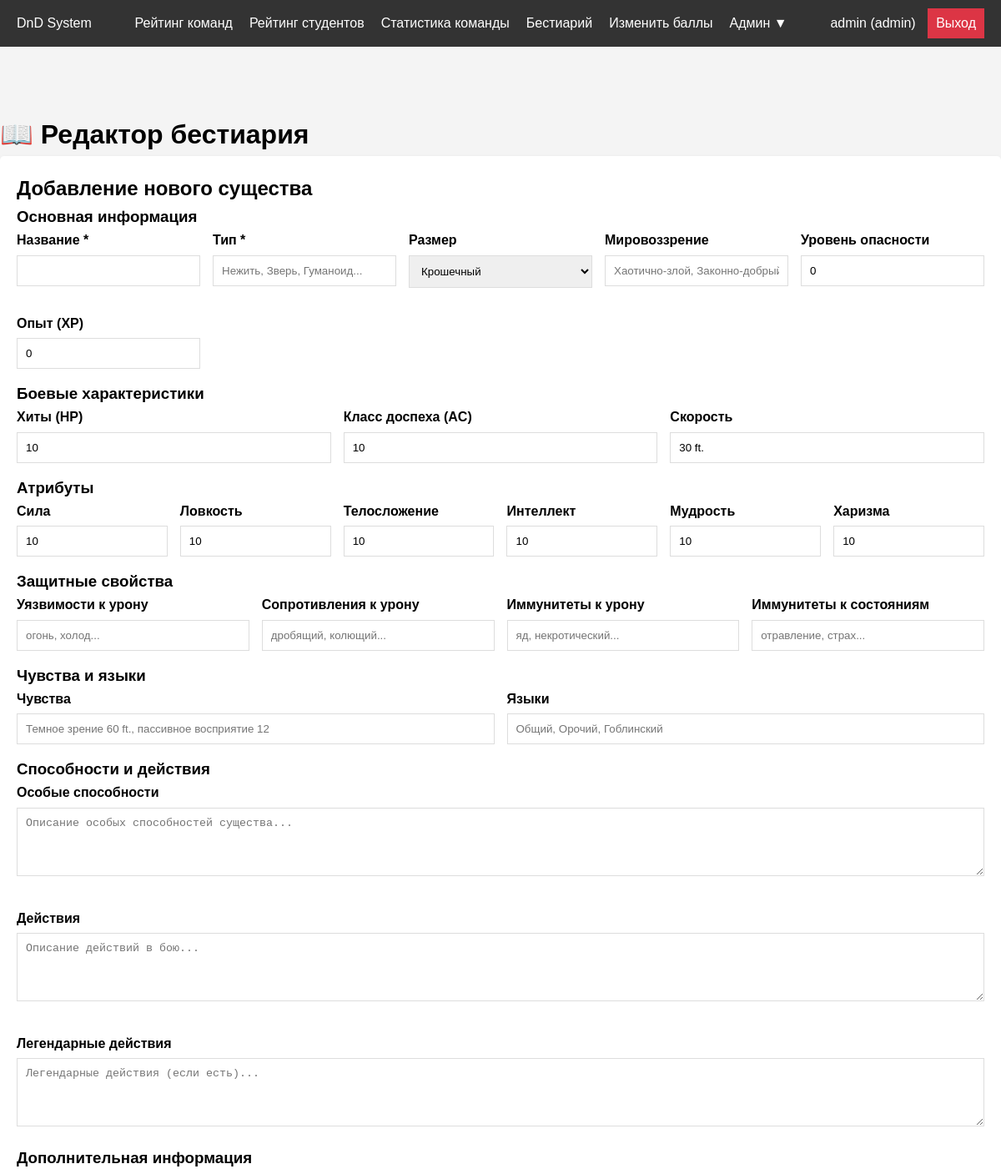
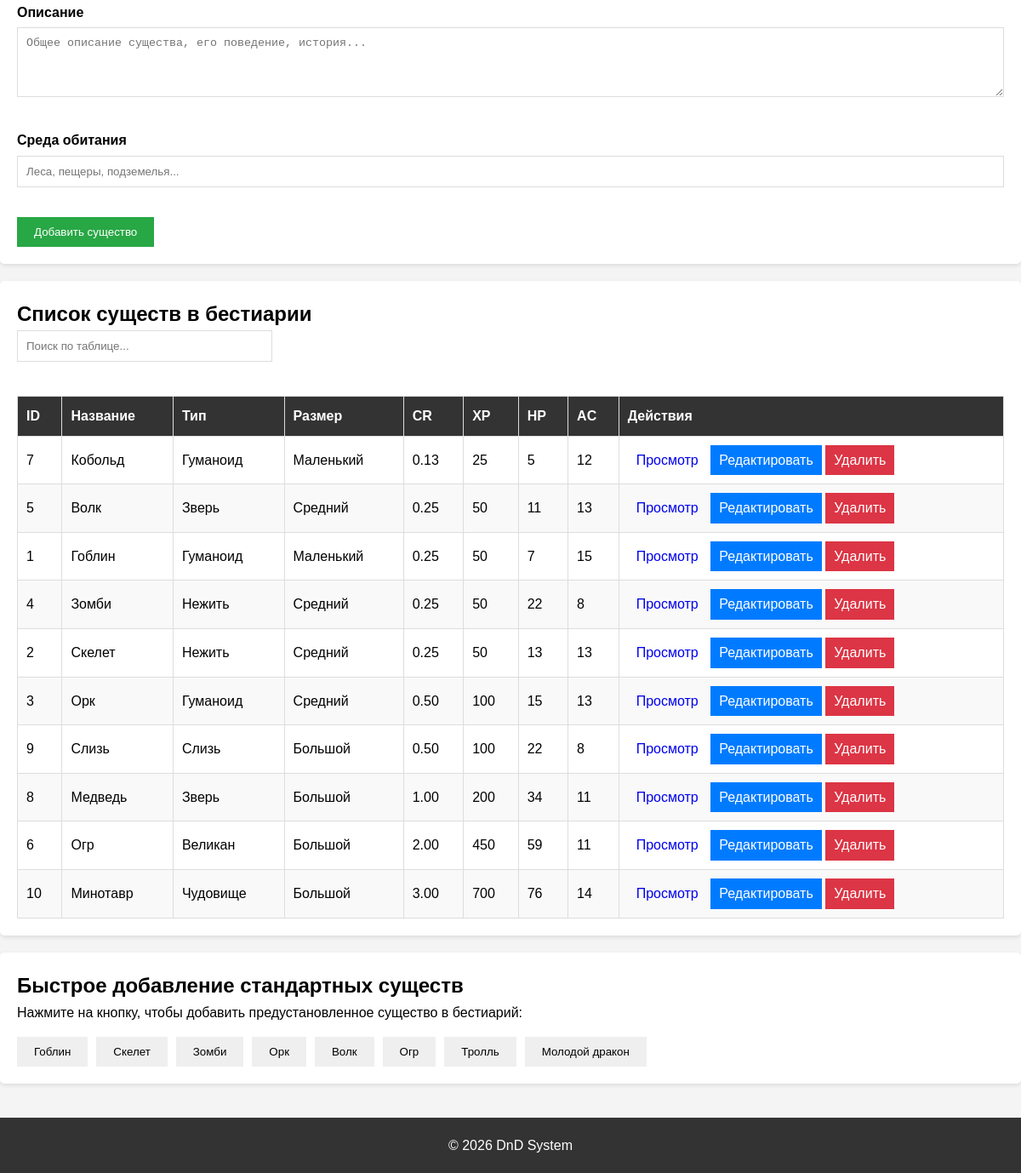
The page /fNAF/dnd-site/admin/bestiary.php (signed in) on the database its author committed (2 pictures, top to bottom).
### tables this page shows
CREATE TABLE `BESTIARY` (
  `creature_id` int(10) UNSIGNED NOT NULL,
  `name` varchar(50) NOT NULL,
  `type` varchar(30) NOT NULL,
  `size` enum('tiny','small','medium','large','huge','gargantuan') NOT NULL DEFAULT 'medium',
  `alignment` varchar(30) DEFAULT NULL,
  `challenge_rating` decimal(4,2) UNSIGNED NOT NULL DEFAULT 0.00,
  `experience_points` int(11) NOT NULL DEFAULT 0,
  `hp` int(11) NOT NULL DEFAULT 10,
  `armor_class` int(11) NOT NULL DEFAULT 10,
  `speed` varchar(100) NOT NULL DEFAULT '30 ft.',
  `strength` int(11) NOT NULL DEFAULT 10,
  `dexterity` int(11) NOT NULL DEFAULT 10,
  `constitution` int(11) NOT NULL DEFAULT 10,
  `intelligence` int(11) NOT NULL DEFAULT 10,
  `wisdom` int(11) NOT NULL DEFAULT 10,
  `charisma` int(11) NOT NULL DEFAULT 10,
  `damage_vulnerabilities` text DEFAULT NULL,
  `damage_resistances` text DEFAULT NULL,
  `damage_immunities` text DEFAULT NULL,
  `condition_immunities` text DEFAULT NULL,
  `senses` text DEFAULT NULL,
  `languages` text DEFAULT NULL,
  `special_abilities` text DEFAULT NULL,
  `actions` text DEFAULT NULL,
  `legendary_actions` text DEFAULT NULL,
  `description` text DEFAULT NULL,
  `habitat` text DEFAULT NULL,
  `created_at` timestamp NULL DEFAULT current_timestamp(),
  `updated_at` timestamp NULL DEFAULT current_timestamp() ON UPDATE current_timestamp()
);

### fNAF/dnd-site/admin/bestiary.php (the view, shortened to what this page needs)
<?php
require_once '../includes/header.php';
$pdo = getDBConnection();
$editCreature = null;
$creatures = $pdo->query("SELECT * FROM BESTIARY ORDER BY challenge_rating, name")->fetchAll();
$sizes = ['tiny', 'small', 'medium', 'large', 'huge', 'gargantuan'];
$sizeLabels = [
    'tiny' => 'Крошечный',
    'small' => 'Маленький',
    'medium' => 'Средний',
    'large' => 'Большой',
    'huge' => 'Огромный',
    'gargantuan' => 'Исполинский'
];
?>
<h1>📖 Редактор бестиария</h1>
<div class="card">
    <h2><?= $editCreature ? 'Редактирование существа' : 'Добавление нового существа' ?></h2>
    <form method="POST">
        <h3>Основная информация</h3>
        <div style="display: grid; grid-template-columns: repeat(auto-fit, minmax(200px, 1fr)); gap: 15px;">
            <div class="form-group">
                <label for="name">Название *</label>
                <input type="text" id="name" name="name" required maxlength="50"
                       value="<?= htmlspecialchars($editCreature['name'] ?? '') ?>">
            </div>
            <div class="form-group">
                <label for="type">Тип *</label>
                <input type="text" id="type" name="type" required maxlength="30"
                       placeholder="Нежить, Зверь, Гуманоид..."
                       value="<?= htmlspecialchars($editCreature['type'] ?? '') ?>">
            </div>
            <div class="form-group">
                <label for="size">Размер</label>
                <select name="size" id="size">
                    <?php foreach ($sizes as $size): ?>
                        <option value="<?= $size ?>"
                                <?= (isset($editCreature['size']) && $editCreature['size'] === $size) ? 'selected' : '' ?>>
                            <?= $sizeLabels[$size] ?>
                        </option>
                    <?php endforeach; ?>
                </select>
            </div>
            <div class="form-group">
                <label for="alignment">Мировоззрение</label>
                <input type="text" id="alignment" name="alignment" maxlength="30"
                       placeholder="Хаотично-злой, Законно-добрый..."
                       value="<?= htmlspecialchars($editCreature['alignment'] ?? '') ?>">
            </div>
            <div class="form-group">
                <label for="challenge_rating">Уровень опасности</label>
                <input type="number" id="challenge_rating" name="challenge_rating" min="0" max="30" step="0.125"
                       value="<?= $editCreature['challenge_rating'] ?? 0 ?>">
            </div>
            <div class="form-group">
                <label for="experience_points">Опыт (XP)</label>
                <input type="number" id="experience_points" name="experience_points" min="0"
                       value="<?= $editCreature['experience_points'] ?? 0 ?>">
            </div>
        </div>
        <h3>Боевые характеристики</h3>
        <div style="display: grid; grid-template-columns: repeat(auto-fit, minmax(150px, 1fr)); gap: 15px;">
            <div class="form-group">
                <label for="hp">Хиты (HP)</label>
                <input type="number" id="hp" name="hp" min="1"
                       value="<?= $editCreature['hp'] ?? 10 ?>">
            </div>
            <div class="form-group">
                <label for="armor_class">Класс доспеха (AC)</label>
                <input type="number" id="armor_class" name="armor_class" min="0"
                       value="<?= $editCreature['armor_class'] ?? 10 ?>">
            </div>
            <div class="form-group">
                <label for="speed">Скорость</label>
                <input type="text" id="speed" name="speed" maxlength="100"
                       placeholder="30 ft., fly 60 ft."
                       value="<?= htmlspecialchars($editCreature['speed'] ?? '30 ft.') ?>">
            </div>
        </div>
        <h3>Атрибуты</h3>
        <div style="display: grid; grid-template-columns: repeat(auto-fit, minmax(100px, 1fr)); gap: 15px;">
            <div class="form-group">
                <label for="strength">Сила</label>
                <input type="number" id="strength" name="strength" min="1" max="30"
                       value="<?= $editCreature['strength'] ?? 10 ?>">
            </div>
            <div class="form-group">
                <label for="dexterity">Ловкость</label>
                <input type="number" id="dexterity" name="dexterity" min="1" max="30"
                       value="<?= $editCreature['dexterity'] ?? 10 ?>">
            </div>
            <div class="form-group">
                <label for="constitution">Телосложение</label>
                <input type="number" id="constitution" name="constitution" min="1" max="30"
                       value="<?= $editCreature['constitution'] ?? 10 ?>">
            </div>
            <div class="form-group">
                <label for="intelligence">Интеллект</label>
                <input type="number" id="intelligence" name="intelligence" min="1" max="30"
                       value="<?= $editCreature['intelligence'] ?? 10 ?>">
            </div>
            <div class="form-group">
                <label for="wisdom">Мудрость</label>
                <input type="number" id="wisdom" name="wisdom" min="1" max="30"
                       value="<?= $editCreature['wisdom'] ?? 10 ?>">
            </div>
            <div class="form-group">
                <label for="charisma">Харизма</label>
                <input type="number" id="charisma" name="charisma" min="1" max="30"
                       value="<?= $editCreature['charisma'] ?? 10 ?>">
            </div>
        </div>
        <h3>Защитные свойства</h3>
        <div style="display: grid; grid-template-columns: repeat(auto-fit, minmax(250px, 1fr)); gap: 15px;">
            <div class="form-group">
                <label for="damage_vulnerabilities">Уязвимости к урону</label>
                <input type="text" id="damage_vulnerabilities" name="damage_vulnerabilities"
                       placeholder="огонь, холод..."
                       value="<?= htmlspecialchars($editCreature['damage_vulnerabilities'] ?? '') ?>">
            </div>
            <div class="form-group">
                <label for="damage_resistances">Сопротивления к урону</label>
                <input type="text" id="damage_resistances" name="damage_resistances"
                       placeholder="дробящий, колющий..."
                       value="<?= htmlspecialchars($editCreature['damage_resistances'] ?? '') ?>">
            </div>
            <div class="form-group">
                <label for="damage_immunities">Иммунитеты к урону</label>
                <input type="text" id="damage_immunities" name="damage_immunities"
                       placeholder="яд, некротический..."
                       value="<?= htmlspecialchars($editCreature['damage_immunities'] ?? '') ?>">
            </div>
            <div class="form-group">
                <label for="condition_immunities">Иммунитеты к состояниям</label>
                <input type="text" id="condition_immunities" name="condition_immunities"
                       placeholder="отравление, страх..."
                       value="<?= htmlspecialchars($editCreature['condition_immunities'] ?? '') ?>">
            </div>
        </div>
        <h3>Чувства и языки</h3>
        <div style="display: grid; grid-template-columns: repeat(auto-fit, minmax(250px, 1fr)); gap: 15px;">
            <div class="form-group">
                <label for="senses">Чувства</label>
                <input type="text" id="senses" name="senses"
                       placeholder="Темное зрение 60 ft., пассивное восприятие 12"
                       value="<?= htmlspecialchars($editCreature['senses'] ?? '') ?>">
            </div>
            <div class="form-group">
                <label for="languages">Языки</label>
                <input type="text" id="languages" name="languages"
                       placeholder="Общий, Орочий, Гоблинский"
                       value="<?= htmlspecialchars($editCreature['languages'] ?? '') ?>">
            </div>
        </div>
        <h3>Способности и действия</h3>
        <div style="display: grid; grid-template-columns: 1fr; gap: 15px;">
            <div class="form-group">
                <label for="special_abilities">Особые способности</label>
                <textarea id="special_abilities" name="special_abilities" rows="4"
                          placeholder="Описание особых способностей существа..."><?= htmlspecialchars($editCreature['special_abilities'] ?? '') ?></textarea>
            </div>
            <div class="form-group">
                <label for="actions">Действия</label>
                <textarea id="actions" name="actions" rows="4"
                          placeholder="Описание действий в бою..."><?= htmlspecialchars($editCreature['actions'] ?? '') ?></textarea>
            </div>
            <div class="form-group">
                <label for="legendary_actions">Легендарные действия</label>
                <textarea id="legendary_actions" name="legendary_actions" rows="4"
                          placeholder="Легендарные действия (если есть)..."><?= htmlspecialchars($editCreature['legendary_actions'] ?? '') ?></textarea>
            </div>
        </div>
        <h3>Дополнительная информация</h3>
        <div style="display: grid; grid-template-columns: 1fr; gap: 15px;">
            <div class="form-group">
                <label for="description">Описание</label>
                <textarea id="description" name="description" rows="4"
                          placeholder="Общее описание существа, его поведение, история..."><?= htmlspecialchars($editCreature['description'] ?? '') ?></textarea>
            </div>
            <div class="form-group">
                <label for="habitat">Среда обитания</label>
                <input type="text" id="habitat" name="habitat"
                       placeholder="Леса, пещеры, подземелья..."
                       value="<?= htmlspecialchars($editCreature['habitat'] ?? '') ?>">
            </div>
        </div>
        <div style="margin-top: 20px;">
            <button type="submit" class="btn btn-success">
                <?= $editCreature ? 'Сохранить изменения' : 'Добавить существо' ?>
            </button>
        </div>
    </form>
</div>
<div class="card">
    <h2>Список существ в бестиарии</h2>
    <div class="form-group" style="margin-bottom: 20px;">
        <input type="text" id="searchTable" placeholder="Поиск по таблице..."
               onkeyup="searchTable()" style="max-width: 300px;">
    </div>
    <div style="overflow-x: auto;">
        <table id="bestiaryTable">
            <thead>
                <tr>
                    <th>ID</th>
                    <th>Название</th>
                    <th>Тип</th>
                    <th>Размер</th>
                    <th>CR</th>
                    <th>XP</th>
                    <th>HP</th>
                    <th>AC</th>
                    <th>Действия</th>
                </tr>
            </thead>
            <tbody>
                <?php if (empty($creatures)): ?>
                    <tr>
                        <td colspan="9" style="text-align: center;">Бестиарий пуст</td>
                    </tr>
                <?php else: ?>
                    <?php foreach ($creatures as $creature): ?>
                    <tr>
                        <td><?= $creature['creature_id'] ?></td>
                        <td><?= htmlspecialchars($creature['name']) ?></td>
                        <td><?= htmlspecialchars($creature['type']) ?></td>
                        <td><?= $sizeLabels[$creature['size']] ?? $creature['size'] ?></td>
                        <td><?= $creature['challenge_rating'] ?></td>
                        <td><?= $creature['experience_points'] ?></td>
                        <td><?= $creature['hp'] ?></td>
                        <td><?= $creature['armor_class'] ?></td>
                        <td style="white-space: nowrap;">
                            <a href="../public/bestiary-view.php?creature_id=<?= $creature['creature_id'] ?>"
                               class="btn btn-secondary" style="padding: 5px 10px;" target="_blank">Просмотр</a>
                            <a href="bestiary.php?edit=<?= $creature['creature_id'] ?>"
                               class="btn btn-primary" style="padding: 5px 10px;">Редактировать</a>
                            <a href="bestiary.php?delete=<?= $creature['creature_id'] ?>"
                               class="btn btn-danger" style="padding: 5px 10px;"
                               onclick="return confirm('Удалить существо «<?= htmlspecialchars($creature['name']) ?>»?')">Удалить</a>
                        </td>
                    </tr>
                    <?php endforeach; ?>
                <?php endif; ?>
            </tbody>
        </table>
    </div>
</div>
<div class="card">
    <h2>Быстрое добавление стандартных существ</h2>
    <p>Нажмите на кнопку, чтобы добавить предустановленное существо в бестиарий:</p>
    <div style="display: flex; flex-wrap: wrap; gap: 10px; margin-top: 15px;">
        <button type="button" class="btn btn-secondary" onclick="fillTemplate('goblin')">Гоблин</button>
        <button type="button" class="btn btn-secondary" onclick="fillTemplate('skeleton')">Скелет</button>
        <button type="button" class="btn btn-secondary" onclick="fillTemplate('zombie')">Зомби</button>
        <button type="button" class="btn btn-secondary" onclick="fillTemplate('orc')">Орк</button>
        <button type="button" class="btn btn-secondary" onclick="fillTemplate('wolf')">Волк</button>
        <button type="button" class="btn btn-secondary" onclick="fillTemplate('ogre')">Огр</button>
        <button type="button" class="btn btn-secondary" onclick="fillTemplate('troll')">Тролль</button>
        <button type="button" class="btn btn-secondary" onclick="fillTemplate('dragon')">Молодой дракон</button>
    </div>
</div>
<?php require_once '../includes/footer.php'; ?>

### rows shown on the page
bestiary: creature_id "7", name "Кобольд", type "Гуманоид", size "Маленький", challenge_rating "0.13", experience_points "25", hp "5", armor_class "12"
bestiary: creature_id "5", name "Волк", type "Зверь", size "Средний", challenge_rating "0.25", experience_points "50", hp "11", armor_class "13"
bestiary: creature_id "1", name "Гоблин", type "Гуманоид", size "Маленький", challenge_rating "0.25", experience_points "50", hp "7", armor_class "15"
bestiary: creature_id "4", name "Зомби", type "Нежить", size "Средний", challenge_rating "0.25", experience_points "50", hp "22", armor_class "8"
bestiary: creature_id "2", name "Скелет", type "Нежить", size "Средний", challenge_rating "0.25", experience_points "50", hp "13", armor_class "13"
bestiary: creature_id "3", name "Орк", type "Гуманоид", size "Средний", challenge_rating "0.50", experience_points "100", hp "15", armor_class "13"
bestiary: creature_id "9", name "Слизь", type "Слизь", size "Большой", challenge_rating "0.50", experience_points "100", hp "22", armor_class "8"
bestiary: creature_id "8", name "Медведь", type "Зверь", size "Большой", challenge_rating "1.00", experience_points "200", hp "34", armor_class "11"
bestiary: creature_id "6", name "Огр", type "Великан", size "Большой", challenge_rating "2.00", experience_points "450", hp "59", armor_class "11"
bestiary: creature_id "10", name "Минотавр", type "Чудовище", size "Большой", challenge_rating "3.00", experience_points "700", hp "76", armor_class "14"

### other values the page prints
$_SESSION['username'] "admin"
$_SESSION['role'] "admin"
form field size "Крошечный"
